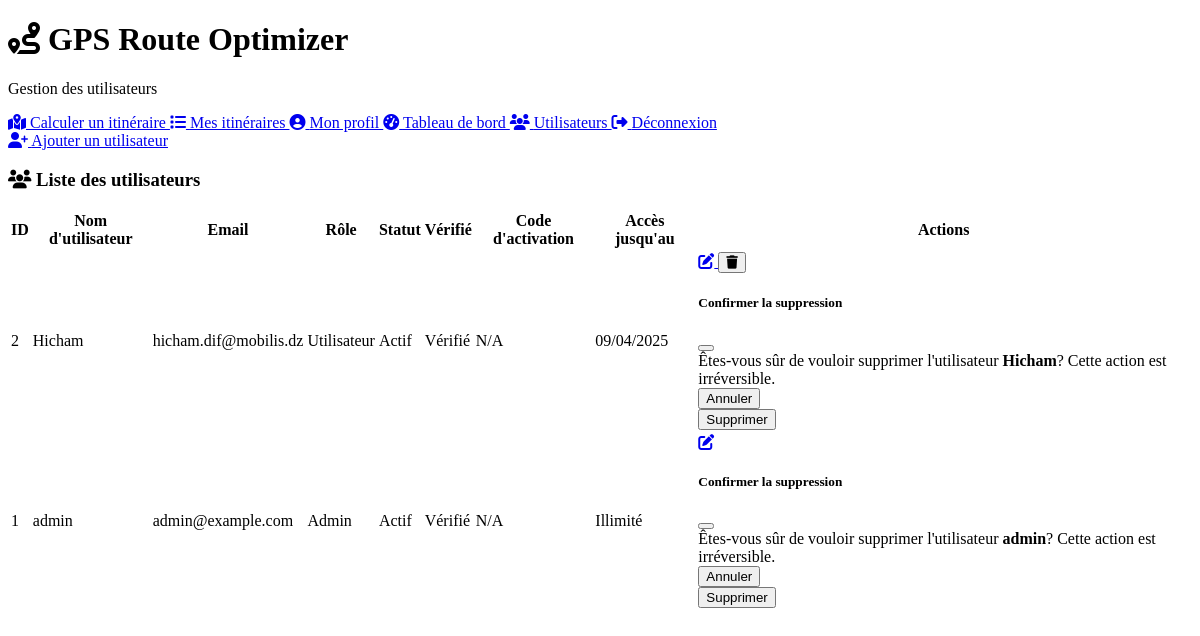
Page /admin/users (signed in) on the committed database.
### models.py (models this page shows, shortened)
class User(UserMixin, db.Model):
    __tablename__ = 'users'
    id = db.Column(db.Integer, primary_key=True)
    username = db.Column(db.String(64), unique=True, nullable=False, index=True)
    email = db.Column(db.String(120), unique=True, nullable=False, index=True)
    password_hash = db.Column(db.String(256), nullable=False)
    _role = db.Column('role', db.Enum(UserRole), default=UserRole.USER, nullable=False)
    is_active = db.Column(db.Boolean, default=False, nullable=False)
    is_verified = db.Column(db.Boolean, default=False, nullable=False)
    activation_code = db.Column(db.String(20), nullable=True, index=True)
    activation_code_expires = db.Column(db.DateTime, nullable=True)
    access_until = db.Column(db.DateTime, nullable=True)
    created_at = db.Column(db.DateTime, default=datetime.utcnow, nullable=False)
    updated_at = db.Column(db.DateTime, default=datetime.utcnow, onupdate=datetime.utcnow, nullable=False)
    last_login = db.Column(db.DateTime, nullable=True)
    saved_routes = db.relationship('SavedRoute', backref='user', lazy='dynamic', cascade='all, delete-orphan')
    @property
    def role(self):
        return self._role
    @role.setter
    def role(self, value):
        self._role = value
        if value == UserRole.ADMIN:
            self.is_active = True
            self.is_verified = True
    def is_admin(self):
        return self._role == UserRole.ADMIN

### routes/admin.py (the view)
    @login_required
    def decorated_function(*args, **kwargs):
        if not current_user.is_admin():
            flash('Accès refusé. Vous devez être administrateur pour accéder à cette page.', 'danger')
            return redirect(url_for('main.index'))
        return f(*args, **kwargs)

### app.py (called while the page is built)
@login_manager.user_loader
def load_user(user_id):
    from models import User  # 👈 Import local pour éviter les circulaires
    return User.query.get(int(user_id))

### routes/admin.py (called while the page is built)
def admin_required(f):
    @login_required
    def decorated_function(*args, **kwargs):
        if not current_user.is_admin():
            flash('Accès refusé. Vous devez être administrateur pour accéder à cette page.', 'danger')
            return redirect(url_for('main.index'))
        return f(*args, **kwargs)
    decorated_function.__name__ = f.__name__
    return decorated_function

@admin_bp.route('/admin/users')
@admin_required
def users():
    users = User.query.order_by(User.username).all()
    return render_template('admin/users.html', users=users)

### templates/admin/users.html (shortened to what this page needs)
<!DOCTYPE html>
<html lang="fr" data-bs-theme="dark">
<head>
    <link rel="stylesheet" href="https://cdn.replit.com/agent/bootstrap-agent-dark-theme.min.css">
    <link rel="stylesheet" href="https://cdnjs.cloudflare.com/ajax/libs/font-awesome/6.4.0/css/all.min.css">
    <link rel="stylesheet" href="{{ url_for('static', filename='css/style.css') }}">
</head>
<body>
<div class="container py-4">
    <div class="row mb-4">
        <div class="col-12">
            <h1 class="text-center"><i class="fas fa-route"></i> GPS Route Optimizer</h1>
            <p class="text-center lead">Gestion des utilisateurs</p>
        </div>
    </div>
    <div class="row mb-4">
        <div class="col-md-3">
            <div class="list-group">
                <a href="{{ url_for('main.index') }}" class="list-group-item list-group-item-action">
                    <i class="fas fa-map-marked-alt"></i> Calculer un itinéraire
                </a>
                <a href="{{ url_for('main.my_routes') }}" class="list-group-item list-group-item-action">
                    <i class="fas fa-list"></i> Mes itinéraires
                </a>
                <a href="{{ url_for('auth.profile') }}" class="list-group-item list-group-item-action">
                    <i class="fas fa-user-circle"></i> Mon profil
                </a>
                <a href="{{ url_for('admin.index') }}" class="list-group-item list-group-item-action">
                    <i class="fas fa-tachometer-alt"></i> Tableau de bord
                </a>
                <a href="{{ url_for('admin.users') }}" class="list-group-item list-group-item-action active">
                    <i class="fas fa-users"></i> Utilisateurs
                </a>
                <a href="{{ url_for('auth.logout') }}" class="list-group-item list-group-item-action text-danger">
                    <i class="fas fa-sign-out-alt"></i> Déconnexion
                </a>
            </div>
            <div class="d-grid gap-2 mt-3">
                <a href="{{ url_for('admin.add_user') }}" class="btn btn-success">
                    <i class="fas fa-user-plus"></i> Ajouter un utilisateur
                </a>
            </div>
        </div>
        <div class="col-md-9">
            <div class="card">
                <div class="card-header d-flex justify-content-between align-items-center">
                    <h3 class="mb-0"><i class="fas fa-users"></i> Liste des utilisateurs</h3>
                </div>
                <div class="card-body p-0">
                    <div class="table-responsive">
                        <table class="table table-hover mb-0">
                            <thead>
                            <tr>
                                <th>ID</th>
                                <th>Nom d'utilisateur</th>
                                <th>Email</th>
                                <th>Rôle</th>
                                <th>Statut</th>
                                <th>Vérifié</th>
                                <th>Code d'activation</th>
                                <th>Accès jusqu'au</th>
                                <th>Actions</th>
                            </tr>
                            </thead>
                            <tbody>
                            {% for user in users %}
                                <tr>
                                    <td>{{ user.id }}</td>
                                    <td>{{ user.username }}</td>
                                    <td>{{ user.email }}</td>
                                    <td>
                                        {% if user.is_admin() %}
                                            <span class="badge bg-primary">Admin</span>
                                        {% else %}
                                            <span class="badge bg-info">Utilisateur</span>
                                        {% endif %}
                                    </td>
                                    <td>
                                        {% if user.is_active %}
                                            <span class="badge bg-success">Actif</span>
                                        {% else %}
                                            <span class="badge bg-danger">Inactif</span>
                                        {% endif %}
                                    </td>
                                    <td>
                                        {% if user.is_verified %}
                                            <span class="badge bg-success">Vérifié</span>
                                        {% else %}
                                            <span class="badge bg-warning">Non vérifié</span>
                                        {% endif %}
                                    </td>
                                    <td>
                                        {% if user.activation_code %}
                                            <span class="badge bg-info">{{ user.activation_code }}</span>
                                            <button class="btn btn-sm btn-outline-secondary"
                                                    onclick="navigator.clipboard.writeText('{{ user.activation_code }}');
                                                            alert('Code copié!');">
                                                <i class="fas fa-copy"></i>
                                            </button>
                                        {% else %}
                                            {% if user.is_verified %}
                                                <span class="badge bg-secondary">N/A</span>
                                            {% else %}
                                                <a href="{{ url_for('admin.generate_activation_code', user_id=user.id) }}"
                                                   class="btn btn-sm btn-outline-primary">
                                                    <i class="fas fa-key"></i> Générer
                                                </a>
                                            {% endif %}
                                        {% endif %}
                                    </td>
                                    <td>
                                        {% if user.access_until %}
                                            {{ user.access_until.strftime('%d/%m/%Y') }}
                                        {% else %}
                                            <span class="badge bg-success">Illimité</span>
                                        {% endif %}
                                    </td>
                                    <td>
                                        <div class="btn-group">
                                            <a href="{{ url_for('admin.edit_user', user_id=user.id) }}"
                                               class="btn btn-sm btn-outline-primary">
                                                <i class="fas fa-edit"></i>
                                            </a>
                                            {% if user.id != current_user.id %}
                                                <button type="button" class="btn btn-sm btn-outline-danger"
                                                        data-bs-toggle="modal"
                                                        data-bs-target="#deleteUserModal{{ user.id }}">
                                                    <i class="fas fa-trash"></i>
                                                </button>
                                            {% endif %}
                                        </div>
                                        <div class="modal fade" id="deleteUserModal{{ user.id }}" tabindex="-1"
                                             aria-labelledby="deleteUserModalLabel{{ user.id }}" aria-hidden="true">
                                            <div class="modal-dialog">
                                                <div class="modal-content">
                                                    <div class="modal-header">
                                                        <h5 class="modal-title" id="deleteUserModalLabel{{ user.id }}">
                                                            Confirmer la suppression</h5>
                                                        <button type="button" class="btn-close" data-bs-dismiss="modal"
                                                                aria-label="Close"></button>
                                                    </div>
                                                    <div class="modal-body">
                                                        Êtes-vous sûr de vouloir supprimer l'utilisateur
                                                        <strong>{{ user.username }}</strong>? Cette action est
                                                        irréversible.
                                                    </div>
                                                    <div class="modal-footer">
                                                        <button type="button" class="btn btn-secondary"
                                                                data-bs-dismiss="modal">Annuler
                                                        </button>
                                                        <form action="{{ url_for('admin.delete_user', user_id=user.id) }}"
                                                              method="post">
                                                            <button type="submit" class="btn btn-danger">Supprimer
                                                            </button>
                                                        </form>
                                                    </div>
                                                </div>
                                            </div>
                                        </div>
                                    </td>
                                </tr>
                            {% endfor %}
                            </tbody>
                        </table>
                    </div>
                </div>
            </div>
        </div>
    </div>
</div>
</body>
</html>

### static/css/style.css (style rules this page uses)
body { padding-bottom: 2rem; }

### rows in the picture
User: id "2", username "Hicham", email "hicham.dif@mobilis.dz", role "Utilisateur", is_active "Actif", is_verified "Vérifié", access_until "09/04/2025"
User: id "1", username "admin", email "admin@example.com", role "Admin", is_active "Actif", is_verified "Vérifié", shows "Illimité"
